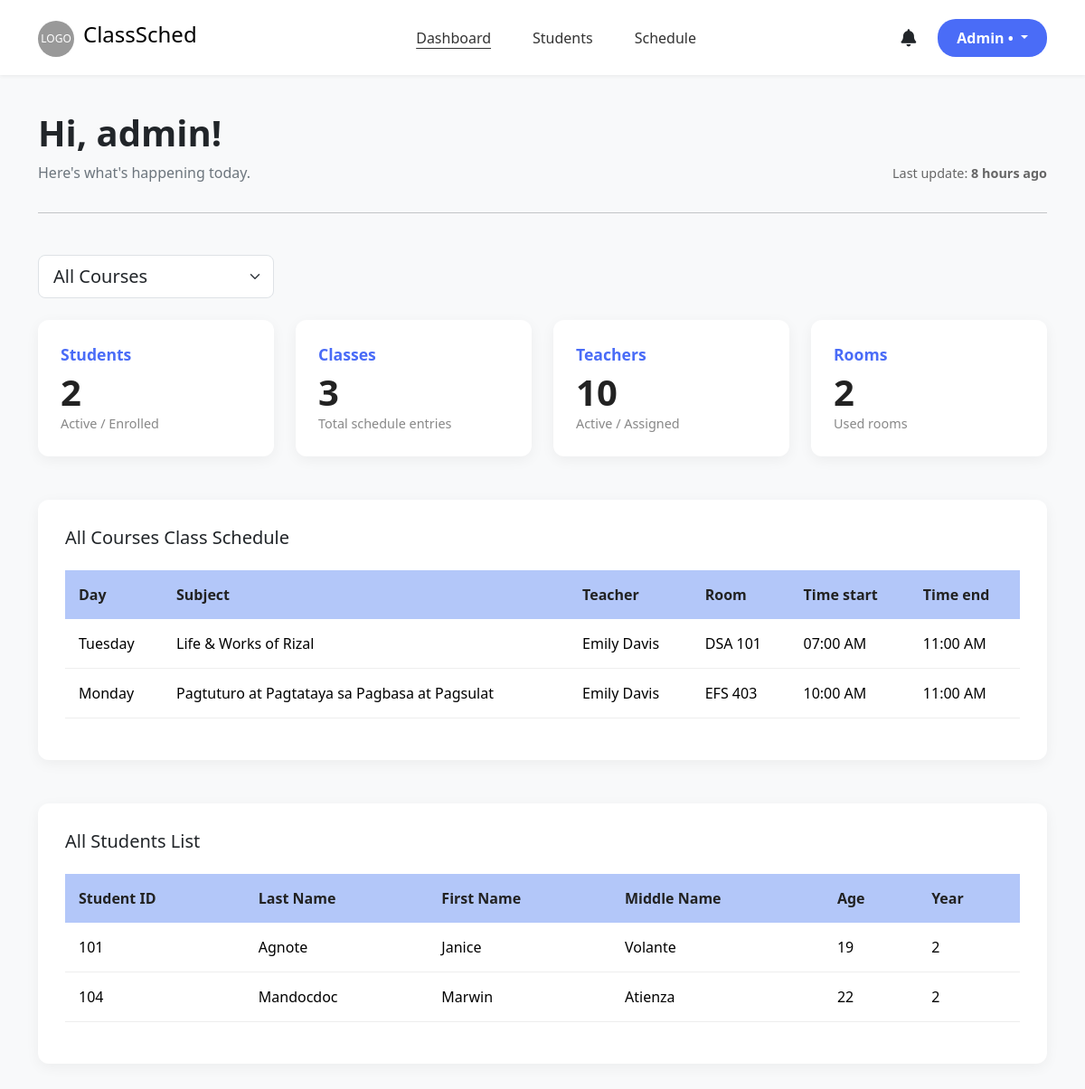
Page /src/admin_dashboard.php (signed in) on the committed database.
### tables this page shows
CREATE TABLE admin_system_log (
        id INTEGER PRIMARY KEY CHECK (id = 1),
        last_activity DATETIME DEFAULT CURRENT_TIMESTAMP
    );

CREATE TABLE schedules (
        id INTEGER PRIMARY KEY AUTOINCREMENT,
        day TEXT NOT NULL,
        subject_id INTEGER NOT NULL,
        teacher_id INTEGER NOT NULL,
        room TEXT(10),
        time_start TIME,
        time_end TIME,
        course_id INTEGER NOT NULL,

        FOREIGN KEY (teacher_id) REFERENCES teachers(id),
        FOREIGN KEY (course_id) REFERENCES courses(id),
        FOREIGN KEY (subject_id) REFERENCES subjects(id)
    );

CREATE TABLE students (
        id INTEGER PRIMARY KEY AUTOINCREMENT,
        user_id INTEGER UNIQUE,
        student_number TEXT(50) NOT NULL,
        last_name TEXT(50) NOT NULL,
        first_name TEXT(50),
        middle_name TEXT(50),
        age INTEGER,
        phone_number TEXT(20),
        course_id INTEGER NOT NULL,
        year_level INTEGER,
        email TEXT(255) UNIQUE,
        FOREIGN KEY (user_id) REFERENCES users(id),
        FOREIGN KEY (course_id) REFERENCES courses(id)
    );

### src/admin_dashboard.php (the view, shortened to what this page needs)
<?php
$user = $_SESSION["user"];
$db = get_db();
$selected_course = isset($_GET['course_id']) ? (int)$_GET['course_id'] : COURSE_ALL;
switch ($selected_course) {
    default:
        $course_name = "All Courses";
        $student_title = "All Students";
        break;
}
if ($selected_course === COURSE_ALL) {
    $student_enrolled = $db->querySingle("SELECT COUNT(id) FROM students");
    $classes_count = $db->querySingle("SELECT COUNT(id) FROM schedules");
    $teachers_count = $db->querySingle("SELECT COUNT(id) FROM teachers");
    $rooms_count = $db->querySingle("SELECT COUNT(DISTINCT room) FROM schedules WHERE room IS NOT NULL AND room != ''");
}
$last_update_text = "Just now";
$last_activity_row = $db->querySingle("SELECT last_activity FROM admin_system_log WHERE id = 1", true);
if ($last_activity_row) {
    $last_update_ts = (int)$last_activity_row['last_activity'];
    $time_diff = time() - $last_update_ts;
    if ($time_diff < 60) {
        $last_update_text = "Just now";
    } else {
        $tokens = [
            31536000 => 'year',
            2592000 => 'month',
            604800 => 'week',
            86400 => 'day',
            3600 => 'hour',
            60 => 'minute',
            1 => 'second'
        ];
        foreach ($tokens as $unit => $text) {
            if ($time_diff < $unit) continue;
            $numberOfUnits = floor($time_diff / $unit);
            $last_update_text = $numberOfUnits . ' ' . $text . (($numberOfUnits > 1) ? 's' : '') . ' ago';
            break;
        }
    }
}
$sql_sched = "
    SELECT
        sch.*,
        sub.subject_name AS subject_name_display,
        t.name AS teacher_name_display
    FROM schedules sch
    LEFT JOIN subjects sub ON sch.subject_id = sub.id
    LEFT JOIN teachers t ON sch.teacher_id = t.id
";
if ($selected_course !== COURSE_ALL) {
    $sql_sched .= " WHERE sch.course_id = :course_id";
} else {
    $sql_sched .= " GROUP BY sch.subject_id, sch.teacher_id, sch.room, sch.time_start, sch.time_end, sch.day";
}
$sql_sched .= " ORDER BY sch.time_start ASC";
$stmt = $db->prepare($sql_sched);
$sched_result = $stmt->execute();
$sql_students = "SELECT * FROM students";
$sql_students .= " ORDER BY last_name ASC";
$stmt_students = $db->prepare($sql_students);
$students_result = $stmt_students->execute();
?>
<!DOCTYPE html>
<html lang="en">
<head>
    <link href="https://cdn.jsdelivr.net/npm/bootstrap@5.3.3/dist/css/bootstrap.min.css" rel="stylesheet">
    <link href="https://cdnjs.cloudflare.com/ajax/libs/font-awesome/6.0.0/css/all.min.css" rel="stylesheet">
    <link rel="stylesheet" href="../styles/admin_dashboard.css">
    <link rel="stylesheet" href="../styles/notification.css">
</head>
<body>
    <nav class="navbar navbar-expand-lg">
        <div class="container">
            <a class="navbar-brand" href="#">
                <span class="logo-circle">LOGO</span>ClassSched
            </a>
            <div class="collapse navbar-collapse justify-content-center" id="navbarNav">
                <ul class="navbar-nav">
                    <li class="nav-item"><a class="nav-link active" href="admin_dashboard.php">Dashboard</a></li>
                    <li class="nav-item"><a class="nav-link" href="admin_student_manage.php">Students</a></li>
                    <li class="nav-item"><a class="nav-link" href="admin_schedule.php">Schedule</a></li>
                </ul>
            </div>
            <div class="d-flex align-items-center">
                <div class="dropdown notification-container me-4 position-relative">
                    <i class="fa-solid fa-bell dropdown-toggle"
                       id="notificationDropdown"
                       data-bs-toggle="dropdown"
                       aria-expanded="false"
                       style="font-size: 1.2rem;">
                    </i>
                </div>
                <div class="dropdown">
                    <button class="btn btn-admin dropdown-toggle" type="button" data-bs-toggle="dropdown">
                        Admin • <?php echo htmlspecialchars(substr($user["name"], 0, 2)); ?>
                    </button>
                </div>
            </div>
        </div>
    </nav>
    <div class="container mb-5">
        <div class="row hero-section align-items-end">
            <div class="col-md-6">
                <h1 class="fw-bold">Hi, <?php echo htmlspecialchars($user["username"]); ?>!</h1>
                <p class="text-secondary mb-0">Here's what's happening today.</p>
            </div>
            <div class="col-md-6 last-update">
                Last update: <strong><?php echo $last_update_text; ?></strong>
            </div>
            <div class="col-12 mt-3">
                <hr>
            </div>
        </div>
        <div class="row mb-4">
            <div class="col-md-3">
                <form action="" method="GET">
                    <select name="course_id" class="form-select form-select-lg" onchange="this.form.submit()">
                        <option value="<?php echo COURSE_ALL; ?>" <?php if($selected_course == COURSE_ALL) echo 'selected'; ?>>All Courses</option>
                    </select>
                </form>
            </div>
        </div>
        <div class="row g-4">
            <div class="col-md-3">
                <div class="stats-card">
                    <div class="stats-label">Students</div>
                    <div class="stats-number"><?php echo $student_enrolled; ?></div>
                    <div class="stats-sub">Active / Enrolled</div>
                </div>
            </div>
            <div class="col-md-3">
                <div class="stats-card">
                    <div class="stats-label">Classes</div>
                    <div class="stats-number"><?php echo $classes_count; ?></div>
                    <div class="stats-sub">Total schedule entries</div>
                </div>
            </div>
            <div class="col-md-3">
                <div class="stats-card">
                    <div class="stats-label">Teachers</div>
                    <div class="stats-number"><?php echo $teachers_count; ?></div>
                    <div class="stats-sub">Active / Assigned</div>
                </div>
            </div>
            <div class="col-md-3">
                <div class="stats-card">
                    <div class="stats-label">Rooms</div>
                    <div class="stats-number"><?php echo $rooms_count; ?></div>
                    <div class="stats-sub">Used rooms</div>
                </div>
            </div>
        </div>
        <div class="schedule-section mt-5">
            <h5 class="mb-4"><?php echo $course_name; ?> Class Schedule</h5>
            <div class="table-responsive">
                <table class="table custom-table">
                    <thead>
                        <tr>
                            <th>Day</th>
                            <th>Subject</th>
                            <th>Teacher</th>
                            <th>Room</th>
                            <th>Time start</th>
                            <th>Time end</th>
                        </tr>
                    </thead>
                    <tbody>
                        <?php while ($row = $sched_result->fetchArray(SQLITE3_ASSOC)): ?>
                        <tr>
                            <td><?php echo htmlspecialchars($row['day'] ?? '--'); ?></td>
                            <td><?php echo htmlspecialchars($row['subject_name_display'] ?? 'Unknown Subject'); ?></td>
                            <td><?php echo htmlspecialchars($row['teacher_name_display'] ?? 'Unknown Teacher'); ?></td>
                            <td><?php echo htmlspecialchars($row['room'] ?? 'TBA'); ?></td>
                            <td>
                                <?php
                                    if (!empty($row['time_start'])) {
                                        echo date("h:i A", strtotime($row['time_start']));
                                    } else {
                                        echo '--:--';
                                    }
                                ?>
                            </td>
                            <td>
                                <?php
                                    if (!empty($row['time_end'])) {
                                        echo date("h:i A", strtotime($row['time_end']));
                                    } else {
                                        echo '--:--';
                                    }
                                ?>
                            </td>
                        </tr>
                        <?php endwhile; ?>
                    </tbody>
                </table>
            </div>
        </div>
        <div class="schedule-section mt-5">
            <h5 class="mb-4"><?php echo $student_title; ?> List</h5>
            <div class="table-responsive">
                <table class="table custom-table">
                    <thead>
                        <tr>
                            <th>Student ID</th>
                            <th>Last Name</th>
                            <th>First Name</th>
                            <th>Middle Name</th>
                            <th>Age</th>
                            <th>Year</th>
                        </tr>
                    </thead>
                    <tbody>
                        <?php while ($student = $students_result->fetchArray(SQLITE3_ASSOC)): ?>
                        <tr>
                            <td><?php echo htmlspecialchars($student['student_number'] ?? '--'); ?></td>
                            <td><?php echo htmlspecialchars($student['last_name'] ?? '--'); ?></td>
                            <td><?php echo htmlspecialchars($student['first_name'] ?? '--'); ?></td>
                            <td><?php echo htmlspecialchars($student['middle_name'] ?? '--'); ?></td>
                            <td><?php echo htmlspecialchars($student['age'] ?? '--'); ?></td>
                            <td><?php echo htmlspecialchars($student['year_level'] ?? '--'); ?></td>
                        </tr>
                        <?php endwhile; ?>
                    </tbody>
                </table>
            </div>
        </div>
    </div>
</body>
</html>

### styles/admin_dashboard.css (style rules this page uses)
body { background-color: #f8f9fa; font-family: 'Segoe UI', Tahoma, Geneva, Verdana, sans-serif; }
.navbar { background-color: white; box-shadow: 0 2px 4px rgba(0,0,0,0.05); padding: 15px 0; }
.navbar-brand { font-size: 1.5rem; }
.logo-circle { display: inline-block; width: 40px; height: 40px; background-color: #999; border-radius: 50%; color: white; text-align: center; line-height: 40px; font-size: 12px; margin-right: 10px; }
.nav-link { color: #333 !important; font-weight: 500; margin: 0 15px; }
.nav-link.active { text-decoration: underline; text-decoration-color: #333; text-underline-offset: 5px; }
.btn-admin { background-color: #4a6cf7; color: white; border-radius: 20px; padding: 8px 20px; font-weight: 600; }
.hero-section { margin-top: 40px; margin-bottom: 30px; }
.last-update { text-align: right; color: #666; font-size: 0.9rem; }
.stats-card { background: white; border: none; border-radius: 12px; padding: 25px; box-shadow: 0 4px 15px rgba(0,0,0,0.05); height: 100%; transition: transform 0.2s; }
.stats-label { color: #4a6cf7; font-weight: 700; font-size: 1.1rem; margin-bottom: 5px; }
.stats-number { font-size: 2.5rem; font-weight: 700; color: #222; line-height: 1.2; }
.stats-sub { color: #888; font-size: 0.9rem; }
.schedule-section { background: white; padding: 30px; border-radius: 12px; margin-top: 30px; box-shadow: 0 4px 15px rgba(0,0,0,0.05); }
.custom-table thead th { background-color: #b3c7f9; color: #222; border: none; padding: 15px; }
.custom-table tbody td { padding: 15px; border-bottom: 1px solid #eee; vertical-align: middle; }

### notification.css (style rules this page uses)
.notification-container { display: flex; align-items: center; }
.notification-container .fa-bell { transition: color 0.3s ease; cursor: pointer; }
.notification-container .dropdown-toggle::after { display: none; }

### rows in the picture
admin_system_log: last_activity "8 hours ago"
schedules: day "Tuesday", subject_name_display "Life & Works of Rizal", teacher_name_display "Emily Davis", room "DSA 101", time_start "07:00 AM", time_end "11:00 AM"
schedules: day "Monday", subject_name_display "Pagtuturo at Pagtataya sa Pagbasa at Pagsulat", teacher_name_display "Emily Davis", room "EFS 403", time_start "10:00 AM", time_end "11:00 AM"
students: student_number "101", last_name "Agnote", first_name "Janice", middle_name "Volante", age "19", year_level "2"
students: student_number "104", last_name "Mandocdoc", first_name "Marwin", middle_name "Atienza", age "22", year_level "2"

### other values in the picture
$user["username"] "admin"
$student_enrolled "2"
$classes_count "3"
$teachers_count "10"
$rooms_count "2"
$course_name "All Courses"
$student_title "All Students"
